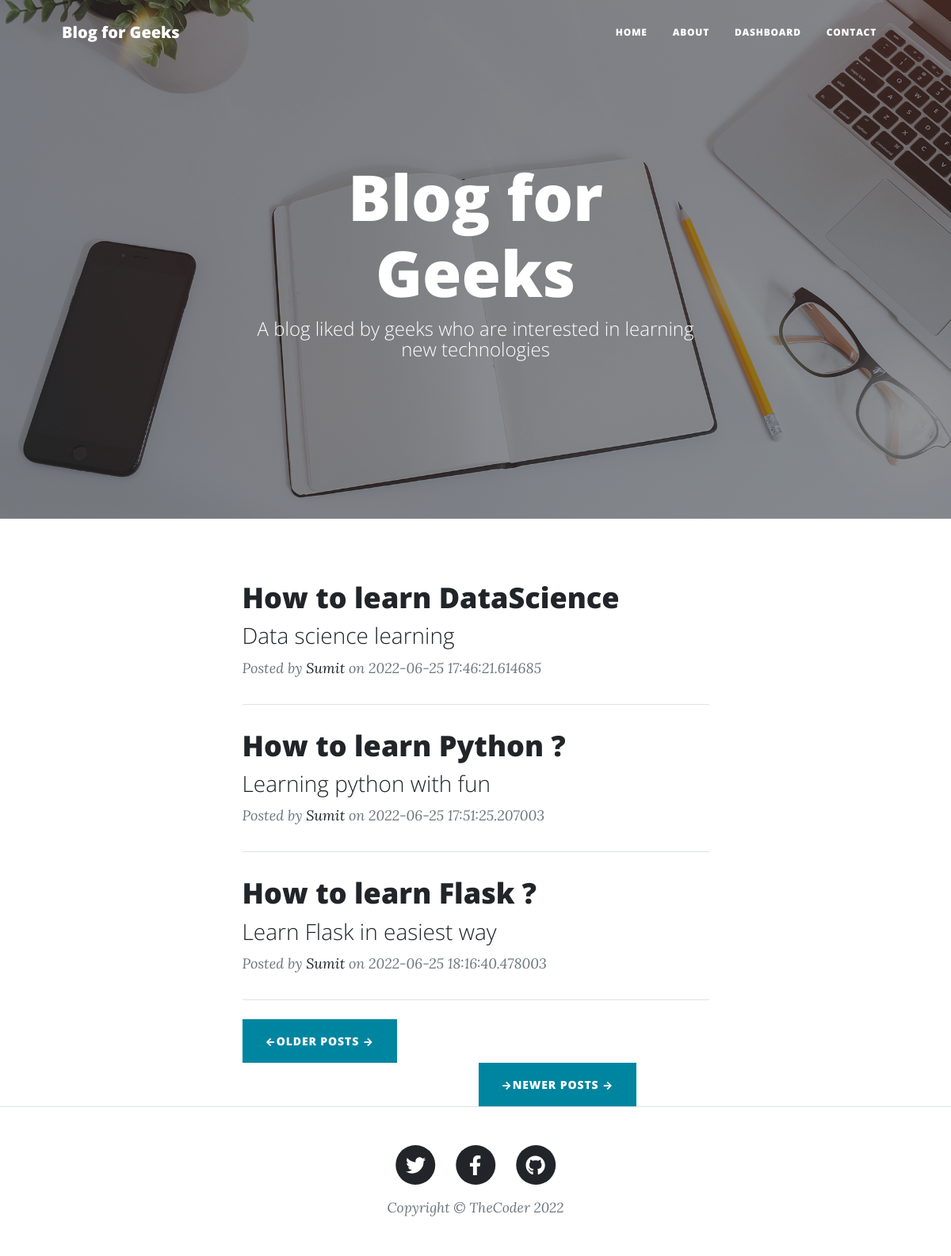
The page / on the database its author committed.
### app.py (models this page shows, shortened)
class Posts(db.Model):
    sno = db.Column(db.Integer, primary_key=True)
    title = db.Column(db.String(80), nullable=False)
    subheading = db.Column(db.String(80), nullable=False)
    slug = db.Column(db.String(25), nullable=False)
    content = db.Column(db.String(120), nullable=False)
    date = db.Column(db.DateTime, default = datetime.now())
    img_file = db.Column(db.String(15), nullable=True)

### app.py (the view)
@app.route("/")
def home():
    posts = Posts.query.filter_by().all()
    last = math.ceil(len(posts)/int(params['no_of_posts']))
    page = request.args.get('page')
    if (not str(page).isnumeric()):
        page = 1
    page = int(page)
    posts = posts[(page-1)*int(params['no_of_posts']):(page-1)*int(params['no_of_posts'])+ int(params['no_of_posts'])]
    if last == 1 :
        prev = "#"
        next = "#"
    elif page==1 :
        prev = "#"
        next = "/?page="+ str(page+1)
    elif page==last:
        prev = "/?page="+ str(page-1)
        next = "#"
    else:
        prev = "/?page="+ str(page-1)
        next = "/?page="+ str(page+1)
    return render_template('index.html', params=params, posts=posts, prev=prev, next=next)

### templates/index.html
{% extends 'layout.html' %}
{% block body %}
        <header class="masthead" style="background-image: url(' {{ url_for('static', filename = 'assets/img/home-bg.jpg') }}')">
            <div class="container position-relative px-4 px-lg-5">
                <div class="row gx-4 gx-lg-5 justify-content-center">
                    <div class="col-md-10 col-lg-8 col-xl-7">
                        <div class="site-heading">
                            <h1>{{params['blog_name']}}</h1>
                            <span class="subheading">{{params['tag_line']}}</span>
                        </div>
                    </div>
                </div>
            </div>
        </header>
        <div class="container px-4 px-lg-5">
            <div class="row gx-4 gx-lg-5 justify-content-center">
                <div class="col-md-10 col-lg-8 col-xl-7">
                    {% for post in posts  %}
                    <div class="post-preview">
                        <a href="post/{{post.slug}}">
                            <h2 class="post-title">{{post.title}}</h2>
                            <h3 class="post-subtitle">{{post.subheading}}</h3>
                        </a>
                        <p class="post-meta">
                            Posted by
                            <a href="#!">Sumit</a>
                            on {{post.date}}
                        </p>
                    </div>
                    <hr class="my-4" />
                    {% endfor %}
                     <div class="clearfix">
                        <a class="btn btn-primary text-uppercase float-left" href="{{prev}}">&larr;Older Posts →</a>
                        <a class="btn btn-primary text-uppercase float-right" style = "margin-left: 298px;" href="{{next}}">&rarr;Newer Posts →</a>
                     </div>
                </div>
            </div>
        </div>
{% endblock%}

### templates/layout.html (shortened to what this page needs)
<!DOCTYPE html>
<html lang="en">
    <head>
        <link href= "{{ url_for('static', filename = 'css/styles.css')}}" rel="stylesheet" />
    </head>
    <body>
        <nav class="navbar navbar-expand-lg navbar-light" id="mainNav">
            <div class="container px-4 px-lg-5">
                <a class="navbar-brand" href="/">{{params['blog_name']}}</a>
                <div class="collapse navbar-collapse" id="navbarResponsive">
                    <ul class="navbar-nav ms-auto py-4 py-lg-0">
                        <li class="nav-item"><a class="nav-link px-lg-3 py-3 py-lg-4" href="/">Home</a></li>
                        <li class="nav-item"><a class="nav-link px-lg-3 py-3 py-lg-4" href="/about">About</a></li>
                        <li class="nav-item"><a class="nav-link px-lg-3 py-3 py-lg-4" href="/dashboard">Dashboard</a></li>
                        <li class="nav-item"><a class="nav-link px-lg-3 py-3 py-lg-4" href="/contact">Contact</a></li>
                    </ul>
                </div>
            </div>
        </nav>
{% block body %}{% endblock %}
        <footer class="border-top">
            <div class="container px-4 px-lg-5">
                <div class="row gx-4 gx-lg-5 justify-content-center">
                    <div class="col-md-10 col-lg-8 col-xl-7">
                        <ul class="list-inline text-center">
                            <li class="list-inline-item">
                                <a href={{params['tw_url']}}>
                                    <span class="fa-stack fa-lg">
                                        <i class="fas fa-circle fa-stack-2x"></i>
                                        <i class="fab fa-twitter fa-stack-1x fa-inverse"></i>
                                    </span>
                                </a>
                            </li>
                            <li class="list-inline-item">
                                <a href={{params['fb_url']}}>
                                    <span class="fa-stack fa-lg">
                                        <i class="fas fa-circle fa-stack-2x"></i>
                                        <i class="fab fa-facebook-f fa-stack-1x fa-inverse"></i>
                                    </span>
                            </li>
                            <li class="list-inline-item">
                                <a href={{params['gh_url']}}>
                                    <span class="fa-stack fa-lg">
                                        <i class="fas fa-circle fa-stack-2x"></i>
                                        <i class="fab fa-github fa-stack-1x fa-inverse"></i>
                                    </span>
                                </a>
                            </li>
                        </ul>
                        <div class="small text-center text-muted fst-italic">Copyright &copy; TheCoder 2022</div>
                    </div>
                </div>
            </div>
        </footer>
    </body>
</html>

### rows shown on the page
Posts: title "How to learn DataScience", subheading "Data science learning", date "2022-06-25 17:46:21.614685"
Posts: title "How to learn Python ?", subheading "Learning python with fun", date "2022-06-25 17:51:25.207003"
Posts: title "How to learn Flask ?", subheading "Learn Flask in easiest way", date "2022-06-25 18:16:40.478003"

### other values the page prints
{{ params['blog_name'] }} "Blog for Geeks"
{{ params['tag_line'] }} "A blog liked by geeks who are interested in learning new technologies"
